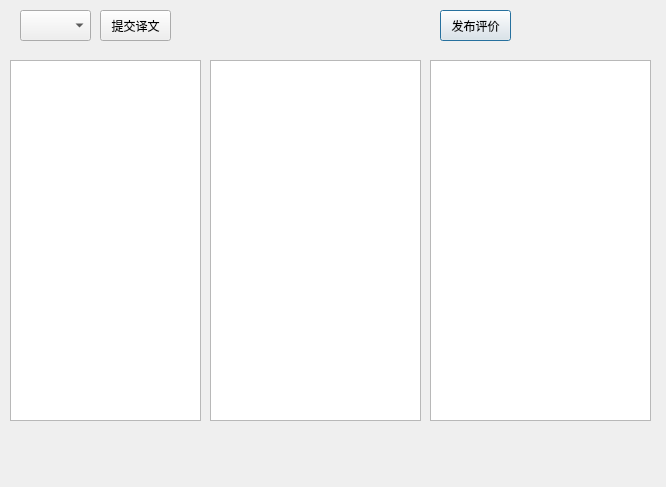
<?xml version="1.0" encoding="UTF-8"?>
<ui version="4.0">
 <class>dlg_c_view</class>
 <widget class="QDialog" name="dlg_c_view">
  <property name="geometry">
   <rect>
    <x>0</x>
    <y>0</y>
    <width>666</width>
    <height>487</height>
   </rect>
  </property>
  <property name="windowTitle">
   <string>Dialog</string>
  </property>
  <widget class="QComboBox" name="comboBox_translator">
   <property name="geometry">
    <rect>
     <x>20</x>
     <y>10</y>
     <width>71</width>
     <height>31</height>
    </rect>
   </property>
  </widget>
  <widget class="QTextEdit" name="textEdit_evaluation">
   <property name="geometry">
    <rect>
     <x>430</x>
     <y>60</y>
     <width>221</width>
     <height>361</height>
    </rect>
   </property>
  </widget>
  <widget class="QTextBrowser" name="textBrowser_origin">
   <property name="geometry">
    <rect>
     <x>10</x>
     <y>60</y>
     <width>191</width>
     <height>361</height>
    </rect>
   </property>
  </widget>
  <widget class="QTextBrowser" name="textBrowser_translation">
   <property name="geometry">
    <rect>
     <x>210</x>
     <y>60</y>
     <width>211</width>
     <height>361</height>
    </rect>
   </property>
  </widget>
  <widget class="QPushButton" name="pushButton_emit">
   <property name="geometry">
    <rect>
     <x>440</x>
     <y>10</y>
     <width>71</width>
     <height>31</height>
    </rect>
   </property>
   <property name="text">
    <string>发布评价</string>
   </property>
  </widget>
  <widget class="QPushButton" name="pushButton_submit">
   <property name="geometry">
    <rect>
     <x>100</x>
     <y>10</y>
     <width>71</width>
     <height>31</height>
    </rect>
   </property>
   <property name="text">
    <string>提交译文</string>
   </property>
  </widget>
 </widget>
 <resources/>
 <connections/>
</ui>
